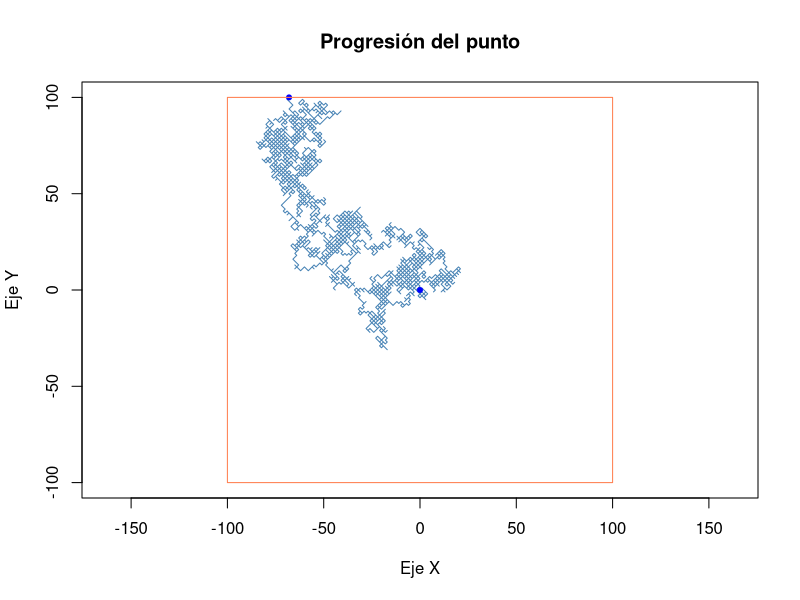

Write R code to recreate this figure.
## ------------------------------------------------------------------------
movimiento <- function(maxIter = 10, mostrar = F){
  # Definimos la posición inicial
  pos <- c(0,0)
  
  # Inicializamos la matriz que contendrá, en la fila i-ésima, la posición
  # de la partícula en el instante i-ésimo
  camino <- matrix(pos, ncol=2, byrow=T)
  
  # Inicializamos el contador de iteraciones
  iteraciones <- 0
  
  while( !(100 %in% abs(pos)) && iteraciones < maxIter){
    # Simulamos las dos monedas: 1 es cara; 2 es cruz:
    monedas <- sample(1:2, 2, replace = T)
    
    # Determinamos el movimiento: si la primera moneda es cara (1), nos
    # movemos una unidad a la derecha; es decir, sumamos uno en el eje X;
    # si es cruz (2), a la izquierda: restamos uno en el eje X. Hacemos
    # lo mismo con la segunda moneda, que representa el eje Y.
    movimiento <- ifelse(monedas == 1, 1, -1)
    
    # Actualizamos la posición.
    pos <- pos + movimiento
    
    # Actualizamos la progresión
    camino <- rbind(camino, pos)
    
    # Actualizamos las iteraciones
    iteraciones <- iteraciones + 1
  }
  
  if(100 %in% abs(pos)){
    if(mostrar){
      cat("He llegado al límite.\n")
    }
    exito <- T
  }
  else{
    if(mostrar){
      cat("No he terminado de moverme.\n")
    }
    exito <- F
  }
  
  return(list(Progresion = camino, Pasos = iteraciones, Exito = exito))
}

## ------------------------------------------------------------------------
res <- movimiento(10000, mostrar = T)

## ----include=FALSE-------------------------------------------------------
mensaje <- ifelse(res$Exito, "sí", "no")

## ------------------------------------------------------------------------
# Gráfico del progreso
plot(res$Progresion, type="l", col="steelblue", asp=1,
     xlim=c(-100,100), xlab="Eje X",
     ylim=c(-100,100), ylab="Eje Y",
     main="Progresión del punto")

# Añadimos los puntos iniciales y final
punto.inicial <- c(0,0)
punto.final <- t(res$Progresion[nrow(res$Progresion),])
points(rbind(punto.inicial, punto.final), pch=20, col="blue")

# # Añadimos los bordes del recinto cuadrado
# abline(h=c(-100,100), v=c(-100,100), col="coral")

# Añadimos los bordes del recinto cuadrado con polygon
polygon(c(-100,100,100,-100), c(100,100,-100,-100), border = "coral")

## ------------------------------------------------------------------------
repeticion <- function(n = 1000, maxPasos = Inf){
  return(replicate(n, movimiento(maxPasos)$Pasos))
}

## ------------------------------------------------------------------------
# Definimos el número de repeticiones
num.rep <- 100

# Tomamos nota del reloj en el instante actual
inicio <- Sys.time()

# Hacemos las 100 repeticiones solicitadas
pasos <- repeticion(num.rep)

# Tomamos nota del reloj en el instante actual
final <- Sys.time()

# Calculamos el tiempo total
tiempo.total <- final - inicio

# Nos aseguramos de que estamos trabajando con segundos
units(tiempo.total) <- "secs"

# Calculamos medias de pasos y de tiempos
pasos.media <- mean(pasos)
tiempo.media <- (tiempo.total)/num.rep

